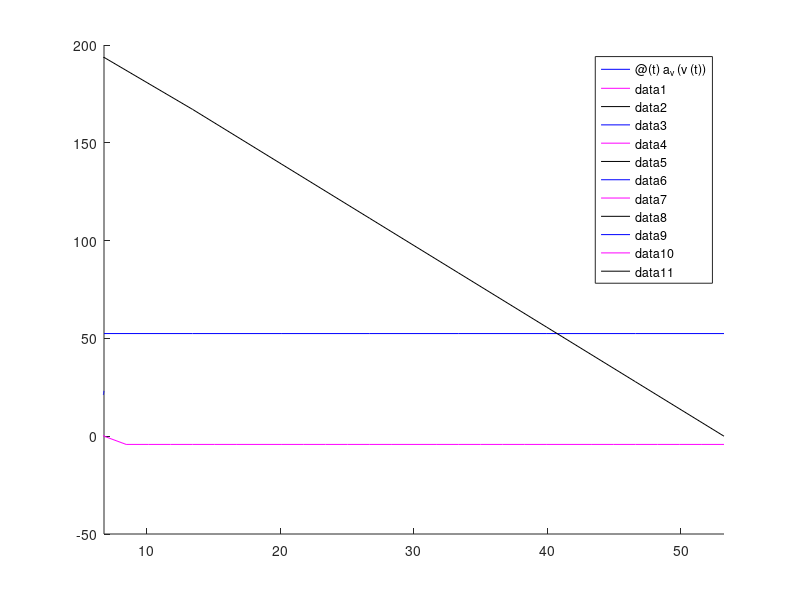

Reproduce this figure in MATLAB.
% Analytical Solutions of Constant-Thrust, Constant-Cd Rocket DEs
% Tim Player

% model parameters
g = 9.81; %m/s^2
m = 0.253; % mass of rocket + motor (kg)
A_p = 0.00545; % projected area (m^2)
A_p_par = 0.1642;
rho = 1.225; %kg/m^3
C_d = 0.5;
C_d_par = 1.4;
motor_delay = 4; %s
v_0 = 0;
x_0 = 0;
t_0 = 0;

%Estes E9
T1 = 12.5; % thrust in N
t_1 = 0.6; % time in s
T2 = 8.5;
t_2 = 3;

%Estes E12
% T1 = 16.2; % thrust in N
% t_1 = 0.5; % time in s
% T2 = 10;
% t_2 = 2.4;

%% initial burn (stage 1)
v_max = sqrt( (2 * T1 - m*g)/(rho * C_d * A_p) );
b = T1/m - g;

v = @(t) v_max * tanh(b / v_max * (t - t_0) + atanh(v_0 / v_max) ); %v_0 < v_max

x = @(t) x_0 + v_max^2/b * ...
    (log(sinh( b/v_max * (t-t_0) + acoth(v_0/v_max) ) ) ...
    - log(sinh(acoth(v_0/v_max))));

a_v = @(v) T1/m - 0.5 * C_d * A_p * rho/m * v * abs(v) - g;
a = @(t) a_v(v(t)); 

clf;
hold on;
fplot(a, [t_0 t_1], 'b');
fplot(v, [t_0 t_1], 'm');
fplot(x, [t_0 t_1], 'k');

v_1 = v(t_1);
x_1 = x(t_1);

%% sustainer burn (stage 2)
v_max = sqrt( (2 * T2 - m*g)/(rho * C_d * A_p) );

if v_1 < v_max
    disp('The rocket will not decelerate in the second stage.');
else
    disp('The rocket will decelerate in the second stage.')
end

b = T2/m - g;

v = @(t) v_max * tanh(b / v_max * (t - t_1) + atanh(v_1 / v_max) ); %v_1 < v_max

x = @(t) x_1 + v_max^2/b * ...
    (log(sinh( b/v_max * (t-t_1) + acoth(v_1/v_max) ) ) ...
    - log(sinh(acoth(v_1/v_max))));

a_v = @(v) T2/m - 0.5 * C_d * A_p * rho/m * v * abs(v) - g;
a = @(t) a_v(v(t)); 

fplot(a, [t_1 t_2], 'b');
fplot(v, [t_1 t_2], 'm');
fplot(x, [t_1 t_2], 'k');

v_2 = v(t_2);
x_2 = x(t_2);
%% thrustless ascent (stage 3)
v_t = sqrt( 2 * m * g / (rho * C_d * A_p));
t_3 = t_2 + v_t/g * atan(v_2/v_t); %time to apogee

v = @(t) v_t * tan( -g/v_t * (t - t_2) + atan(v_2/v_t));

x = @(t) x_2 + v_t^2/g * ...
    (log( cos(g/v_t * (t - t_2) - atan(v_2/v_t))) ...
    + log( sqrt(1 + v_2^2/v_t^2)));

a_v = @(v) -g(1 + v^2 / v_t^2);
a = @(t) a(v(t));

fplot(a, [t_2 t_3], 'b');
fplot(v, [t_2 t_3], 'm');
fplot(x, [t_2 t_3], 'k');

v_3 = v(t_3);
x_3 = x(t_3);

%% parachute descent (stage 4)
v_t = sqrt( 2 * m * g / (rho * C_d_par * A_p_par));
t_4 = t_3 + v_t/g * acosh(exp(g/v_t^2 * x_3));

v = @(t) v_t * tanh( -g/v_t *( t - t_3));

x = @(t) x_3 - v_t^2/g * log( cosh( -g/v_t * (t - t_3)));

a_v = @(v) -g * (1 - v^2/v_t^2);
a = @(t) a(v(t));

fplot(a, [t_3 t_4], 'b');
fplot(v, [t_3 t_4], 'm');
fplot(x, [t_3 t_4], 'k');
